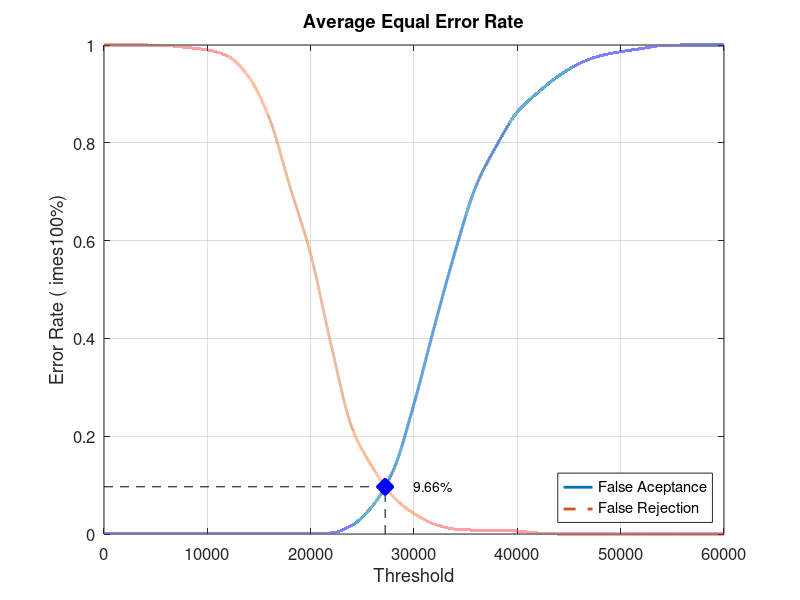
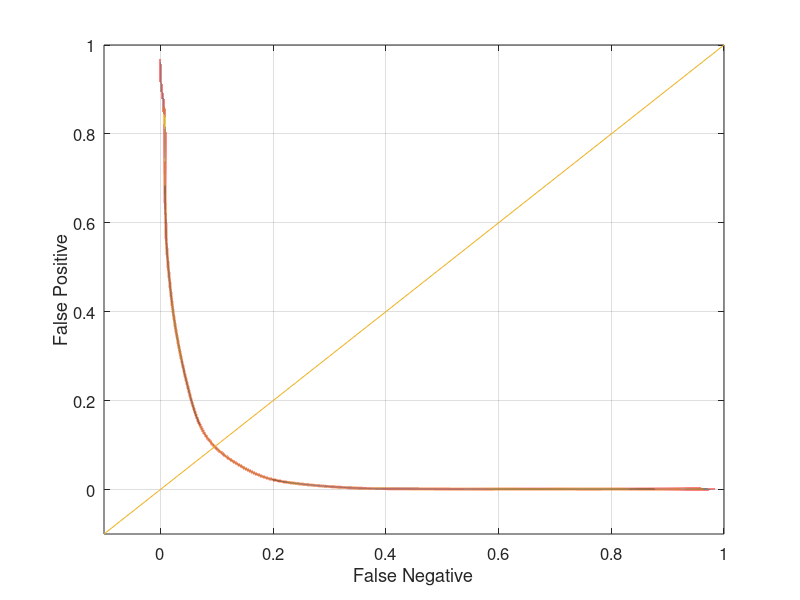

The MATLAB script that drew these images, in order:
close all;
clear;
clc;
x = 0:2000:60000;
xq = 0:0.5:60000;

y0 = [0 0.00105263 0.00105263 0.00105263 0.00105263 0.00105263 0.00105263 0.00105263 0.00105263 0.00105263 0.00105263 0.00210526 0.0178947 0.0578947 0.130526 0.266316 0.426316 0.578947 0.711579 0.794737 0.863158 0.903158 0.936842 0.962105 0.977895 0.986316 0.992632 0.998947 1 1 1]
yy0 = interp1(x, y0, xq, 'pchip');
y1 = [1 1 1 0.999 0.995 0.99 0.977 0.935 0.85 0.71 0.572 0.385 0.217 0.136 0.076 0.042 0.02 0.01 0.008 0.008 0.006 0.002 0 0 0 0 0 0 0 0 0]
yy1 = interp1(x, y1, xq, 'pchip');

% Calculating EER: 
y2 = abs(y0 - y1);
find(y2 == min(y2))
yy2 = abs(yy0 - yy1);
xEER = find(yy2 == min(yy2));
xEERIndex = xq(xEER) % X-axis EER
yEER = yy0(xEER) % Y-axis EER

main = figure
plot(xq, yy0,'-','LineWidth', 2);	hold on
plot(xq, yy1,'--','LineWidth', 2);	hold on
plot([xEERIndex xEERIndex], [0 yEER], 'k--');	hold on
plot([0 xEERIndex], [yEER yEER], 'k--');	hold on
plot(xEERIndex, yEER, 'bx', 'LineWidth', 10);	hold on
text(xEERIndex + 10 * xEERIndex / 100, yEER, [num2str(round((10000 * yEER)) / 100) '%'])
legend('False Aceptance', 'False Rejection', 'Location', 'SouthEast')
xlabel('Threshold')
ylabel('Error Rate (	imes100%)')
title('Average Equal Error Rate')
set(gca, 'FontSize', 12)
axis([0 60000 0 1])
grid on

print(main, 'Database2AverageMain', '-dpng');
FNRxFPR = figure('Color', [1 1 1]);
plot(yy1, yy0, '-', yy1, yy0, 'LineWidth', 2);
hold on
y = -0.1:0.1:1
plot(y, y); 
set(gca, 'FontSize', 12)
xlabel('False Negative')
ylabel('False Positive')
axis([-0.1 1 -0.1 1])
set(gca, 'FontSize', 12)
grid on

print(FNRxFPR, 'Database2AverageFNRxFPR','-dpng');
